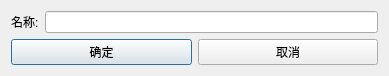
<?xml version="1.0" encoding="UTF-8"?>
<ui version="4.0">
 <class>ObjectEditorClass</class>
 <widget class="QDialog" name="ObjectEditorClass">
  <property name="geometry">
   <rect>
    <x>0</x>
    <y>0</y>
    <width>389</width>
    <height>71</height>
   </rect>
  </property>
  <property name="windowTitle">
   <string>场景对象编辑</string>
  </property>
  <layout class="QVBoxLayout" name="verticalLayout">
   <item>
    <layout class="QHBoxLayout" name="horizontalLayout">
     <item>
      <widget class="QLabel" name="label">
       <property name="text">
        <string>名称:</string>
       </property>
      </widget>
     </item>
     <item>
      <widget class="QLineEdit" name="ObjectName"/>
     </item>
    </layout>
   </item>
   <item>
    <layout class="QHBoxLayout" name="horizontalLayout_2">
     <item>
      <widget class="QPushButton" name="button_ok">
       <property name="text">
        <string>确定</string>
       </property>
      </widget>
     </item>
     <item>
      <widget class="QPushButton" name="button_cancel">
       <property name="text">
        <string>取消</string>
       </property>
      </widget>
     </item>
    </layout>
   </item>
  </layout>
 </widget>
 <layoutdefault spacing="6" margin="11"/>
 <resources/>
 <connections/>
</ui>
